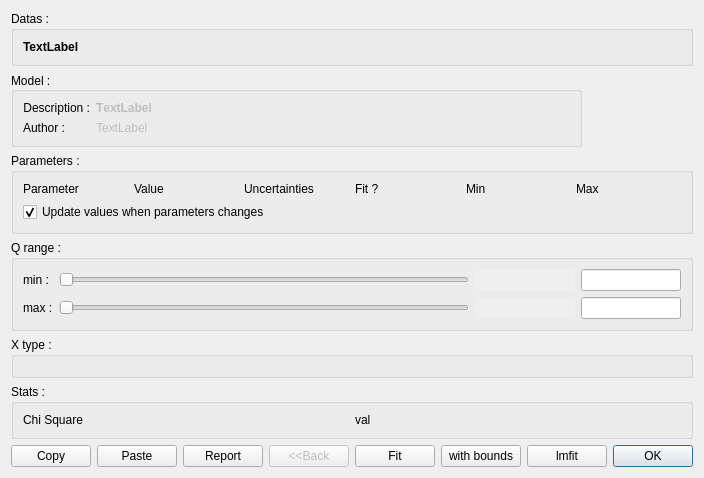
<?xml version="1.0" encoding="UTF-8"?>
<ui version="4.0">
 <class>dlgModel</class>
 <widget class="QDialog" name="dlgModel">
  <property name="windowModality">
   <enum>Qt::NonModal</enum>
  </property>
  <property name="geometry">
   <rect>
    <x>0</x>
    <y>0</y>
    <width>662</width>
    <height>432</height>
   </rect>
  </property>
  <property name="windowTitle">
   <string>Dialog</string>
  </property>
  <layout class="QVBoxLayout" name="verticalLayout">
   <property name="sizeConstraint">
    <enum>QLayout::SetFixedSize</enum>
   </property>
   <item>
    <widget class="QGroupBox" name="groupBox_2">
     <property name="title">
      <string>Datas :</string>
     </property>
     <layout class="QVBoxLayout" name="verticalLayout_4">
      <item>
       <widget class="QLabel" name="labelDatas">
        <property name="font">
         <font>
          <weight>75</weight>
          <italic>false</italic>
          <bold>true</bold>
         </font>
        </property>
        <property name="text">
         <string>TextLabel</string>
        </property>
       </widget>
      </item>
     </layout>
    </widget>
   </item>
   <item>
    <widget class="QGroupBox" name="groupBox">
     <property name="minimumSize">
      <size>
       <width>0</width>
       <height>70</height>
      </size>
     </property>
     <property name="maximumSize">
      <size>
       <width>571</width>
       <height>95</height>
      </size>
     </property>
     <property name="title">
      <string>Model :</string>
     </property>
     <property name="alignment">
      <set>Qt::AlignLeading|Qt::AlignLeft|Qt::AlignVCenter</set>
     </property>
     <layout class="QFormLayout" name="formLayout">
      <item row="0" column="0">
       <widget class="QLabel" name="label_3">
        <property name="text">
         <string>Description :</string>
        </property>
        <property name="alignment">
         <set>Qt::AlignRight|Qt::AlignTrailing|Qt::AlignVCenter</set>
        </property>
       </widget>
      </item>
      <item row="0" column="1">
       <widget class="QLabel" name="labelDescription">
        <property name="enabled">
         <bool>false</bool>
        </property>
        <property name="palette">
         <palette>
          <active>
           <colorrole role="Mid">
            <brush brushstyle="SolidPattern">
             <color alpha="255">
              <red>170</red>
              <green>0</green>
              <blue>0</blue>
             </color>
            </brush>
           </colorrole>
           <colorrole role="Text">
            <brush brushstyle="SolidPattern">
             <color alpha="255">
              <red>170</red>
              <green>0</green>
              <blue>0</blue>
             </color>
            </brush>
           </colorrole>
          </active>
          <inactive>
           <colorrole role="Mid">
            <brush brushstyle="SolidPattern">
             <color alpha="255">
              <red>170</red>
              <green>0</green>
              <blue>0</blue>
             </color>
            </brush>
           </colorrole>
           <colorrole role="Text">
            <brush brushstyle="SolidPattern">
             <color alpha="255">
              <red>170</red>
              <green>0</green>
              <blue>0</blue>
             </color>
            </brush>
           </colorrole>
          </inactive>
          <disabled>
           <colorrole role="Mid">
            <brush brushstyle="SolidPattern">
             <color alpha="255">
              <red>170</red>
              <green>0</green>
              <blue>0</blue>
             </color>
            </brush>
           </colorrole>
           <colorrole role="Text">
            <brush brushstyle="SolidPattern">
             <color alpha="255">
              <red>120</red>
              <green>120</green>
              <blue>120</blue>
             </color>
            </brush>
           </colorrole>
          </disabled>
         </palette>
        </property>
        <property name="font">
         <font>
          <weight>75</weight>
          <bold>true</bold>
          <kerning>false</kerning>
         </font>
        </property>
        <property name="text">
         <string>TextLabel</string>
        </property>
       </widget>
      </item>
      <item row="1" column="0">
       <widget class="QLabel" name="label_5">
        <property name="text">
         <string>Author :</string>
        </property>
        <property name="alignment">
         <set>Qt::AlignRight|Qt::AlignTrailing|Qt::AlignVCenter</set>
        </property>
       </widget>
      </item>
      <item row="1" column="1">
       <widget class="QLabel" name="labelAuthor">
        <property name="enabled">
         <bool>false</bool>
        </property>
        <property name="text">
         <string>TextLabel</string>
        </property>
       </widget>
      </item>
     </layout>
    </widget>
   </item>
   <item>
    <widget class="QGroupBox" name="gbParameters">
     <property name="title">
      <string>Parameters :</string>
     </property>
     <layout class="QVBoxLayout" name="verticalLayout_3">
      <item>
       <layout class="QGridLayout" name="gridParameters">
        <item row="0" column="1">
         <widget class="QLabel" name="label_6">
          <property name="text">
           <string>Value</string>
          </property>
         </widget>
        </item>
        <item row="0" column="4">
         <widget class="QLabel" name="label_8">
          <property name="text">
           <string>Min</string>
          </property>
         </widget>
        </item>
        <item row="0" column="5">
         <widget class="QLabel" name="label_9">
          <property name="text">
           <string>Max</string>
          </property>
         </widget>
        </item>
        <item row="0" column="0">
         <widget class="QLabel" name="label_4">
          <property name="text">
           <string>Parameter</string>
          </property>
         </widget>
        </item>
        <item row="0" column="3">
         <widget class="QLabel" name="label_7">
          <property name="text">
           <string>Fit ?</string>
          </property>
         </widget>
        </item>
        <item row="0" column="2">
         <widget class="QLabel" name="label_11">
          <property name="text">
           <string>Uncertainties</string>
          </property>
         </widget>
        </item>
       </layout>
      </item>
      <item>
       <widget class="QCheckBox" name="updateFit">
        <property name="text">
         <string>Update values when parameters changes</string>
        </property>
        <property name="checked">
         <bool>true</bool>
        </property>
       </widget>
      </item>
     </layout>
    </widget>
   </item>
   <item>
    <widget class="QGroupBox" name="groupBox_3">
     <property name="title">
      <string>Q range :</string>
     </property>
     <layout class="QGridLayout" name="gridLayout">
      <item row="0" column="1">
       <layout class="QGridLayout" name="gridLayout_3">
        <item row="0" column="0">
         <widget class="QLabel" name="label">
          <property name="text">
           <string>min :</string>
          </property>
         </widget>
        </item>
        <item row="1" column="1">
         <widget class="QSlider" name="sliderQmax">
          <property name="orientation">
           <enum>Qt::Horizontal</enum>
          </property>
         </widget>
        </item>
        <item row="1" column="0">
         <widget class="QLabel" name="label_2">
          <property name="text">
           <string>max :</string>
          </property>
         </widget>
        </item>
        <item row="0" column="1">
         <widget class="QSlider" name="sliderQmin">
          <property name="orientation">
           <enum>Qt::Horizontal</enum>
          </property>
         </widget>
        </item>
        <item row="0" column="2">
         <widget class="QLineEdit" name="editQmin">
          <property name="enabled">
           <bool>false</bool>
          </property>
          <property name="sizePolicy">
           <sizepolicy hsizetype="Fixed" vsizetype="Fixed">
            <horstretch>0</horstretch>
            <verstretch>0</verstretch>
           </sizepolicy>
          </property>
          <property name="minimumSize">
           <size>
            <width>50</width>
            <height>0</height>
           </size>
          </property>
          <property name="maximumSize">
           <size>
            <width>100</width>
            <height>16777215</height>
           </size>
          </property>
          <property name="font">
           <font>
            <kerning>true</kerning>
           </font>
          </property>
          <property name="frame">
           <bool>false</bool>
          </property>
         </widget>
        </item>
        <item row="1" column="2">
         <widget class="QLineEdit" name="editQmax">
          <property name="enabled">
           <bool>false</bool>
          </property>
          <property name="sizePolicy">
           <sizepolicy hsizetype="Fixed" vsizetype="Fixed">
            <horstretch>0</horstretch>
            <verstretch>0</verstretch>
           </sizepolicy>
          </property>
          <property name="minimumSize">
           <size>
            <width>50</width>
            <height>0</height>
           </size>
          </property>
          <property name="maximumSize">
           <size>
            <width>100</width>
            <height>16777215</height>
           </size>
          </property>
          <property name="frame">
           <bool>false</bool>
          </property>
         </widget>
        </item>
        <item row="0" column="3">
         <widget class="QLineEdit" name="editQminVal">
          <property name="minimumSize">
           <size>
            <width>30</width>
            <height>0</height>
           </size>
          </property>
          <property name="maximumSize">
           <size>
            <width>100</width>
            <height>16777215</height>
           </size>
          </property>
         </widget>
        </item>
        <item row="1" column="3">
         <widget class="QLineEdit" name="editQmaxVal">
          <property name="maximumSize">
           <size>
            <width>100</width>
            <height>16777215</height>
           </size>
          </property>
         </widget>
        </item>
       </layout>
      </item>
     </layout>
    </widget>
   </item>
   <item>
    <widget class="QGroupBox" name="groupPlotExp">
     <property name="title">
      <string>X type :</string>
     </property>
     <layout class="QVBoxLayout" name="verticalLayout_2">
      <item>
       <layout class="QGridLayout" name="gridLayoutPlotExp"/>
      </item>
     </layout>
    </widget>
   </item>
   <item>
    <widget class="QGroupBox" name="groupBox_4">
     <property name="title">
      <string>Stats :</string>
     </property>
     <layout class="QHBoxLayout" name="horizontalLayout">
      <item>
       <widget class="QLabel" name="label_10">
        <property name="text">
         <string>Chi Square</string>
        </property>
       </widget>
      </item>
      <item>
       <widget class="QLabel" name="lblChi">
        <property name="text">
         <string>val</string>
        </property>
       </widget>
      </item>
     </layout>
    </widget>
   </item>
   <item>
    <layout class="QGridLayout" name="gridLayout_4">
     <item row="0" column="5">
      <widget class="QPushButton" name="btnFit">
       <property name="text">
        <string>Fit</string>
       </property>
       <property name="flat">
        <bool>false</bool>
       </property>
      </widget>
     </item>
     <item row="0" column="6">
      <widget class="QPushButton" name="btnFitBounds">
       <property name="text">
        <string>with bounds</string>
       </property>
      </widget>
     </item>
     <item row="0" column="2">
      <widget class="QPushButton" name="btnPaste">
       <property name="text">
        <string>Paste</string>
       </property>
      </widget>
     </item>
     <item row="0" column="1">
      <widget class="QPushButton" name="btnCopy">
       <property name="text">
        <string>Copy</string>
       </property>
      </widget>
     </item>
     <item row="0" column="3">
      <widget class="QPushButton" name="btnReport">
       <property name="text">
        <string>Report</string>
       </property>
      </widget>
     </item>
     <item row="0" column="4">
      <widget class="QPushButton" name="btnBack">
       <property name="enabled">
        <bool>false</bool>
       </property>
       <property name="text">
        <string>&lt;&lt;Back</string>
       </property>
      </widget>
     </item>
     <item row="0" column="8">
      <widget class="QDialogButtonBox" name="buttonBox">
       <property name="layoutDirection">
        <enum>Qt::LeftToRight</enum>
       </property>
       <property name="orientation">
        <enum>Qt::Horizontal</enum>
       </property>
       <property name="standardButtons">
        <set>QDialogButtonBox::Ok</set>
       </property>
       <property name="centerButtons">
        <bool>false</bool>
       </property>
      </widget>
     </item>
     <item row="0" column="7">
      <widget class="QPushButton" name="btnFitLMFIT">
       <property name="text">
        <string>lmfit</string>
       </property>
      </widget>
     </item>
    </layout>
   </item>
  </layout>
 </widget>
 <resources/>
 <connections>
  <connection>
   <sender>buttonBox</sender>
   <signal>accepted()</signal>
   <receiver>dlgModel</receiver>
   <slot>accept()</slot>
   <hints>
    <hint type="sourcelabel">
     <x>248</x>
     <y>254</y>
    </hint>
    <hint type="destinationlabel">
     <x>157</x>
     <y>274</y>
    </hint>
   </hints>
  </connection>
  <connection>
   <sender>buttonBox</sender>
   <signal>rejected()</signal>
   <receiver>dlgModel</receiver>
   <slot>reject()</slot>
   <hints>
    <hint type="sourcelabel">
     <x>316</x>
     <y>260</y>
    </hint>
    <hint type="destinationlabel">
     <x>286</x>
     <y>274</y>
    </hint>
   </hints>
  </connection>
 </connections>
</ui>
